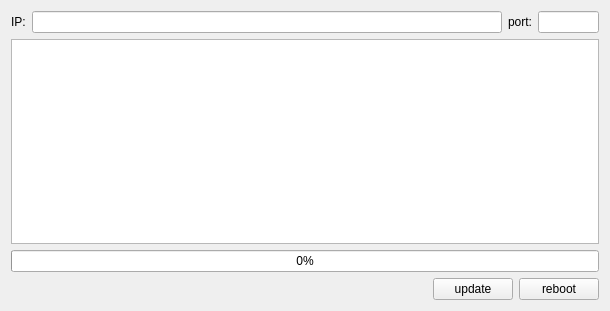
<?xml version="1.0" encoding="UTF-8"?>
<ui version="4.0">
 <class>UpdateInfoView</class>
 <widget class="QMainWindow" name="UpdateInfoView">
  <property name="geometry">
   <rect>
    <x>0</x>
    <y>0</y>
    <width>610</width>
    <height>311</height>
   </rect>
  </property>
  <property name="windowTitle">
   <string>UpdateInfoView</string>
  </property>
  <widget class="QWidget" name="centralWidget">
   <layout class="QVBoxLayout" name="verticalLayout">
    <item>
     <layout class="QHBoxLayout" name="horizontalLayout_2">
      <item>
       <widget class="QLabel" name="label">
        <property name="maximumSize">
         <size>
          <width>16777215</width>
          <height>17</height>
         </size>
        </property>
        <property name="text">
         <string>IP:</string>
        </property>
       </widget>
      </item>
      <item>
       <widget class="QLineEdit" name="lineEdit_ip">
        <property name="minimumSize">
         <size>
          <width>301</width>
          <height>0</height>
         </size>
        </property>
        <property name="maximumSize">
         <size>
          <width>16777215</width>
          <height>27</height>
         </size>
        </property>
       </widget>
      </item>
      <item>
       <widget class="QLabel" name="label_2">
        <property name="maximumSize">
         <size>
          <width>16777215</width>
          <height>17</height>
         </size>
        </property>
        <property name="text">
         <string>port:</string>
        </property>
       </widget>
      </item>
      <item>
       <widget class="QLineEdit" name="lineEdit_port">
        <property name="maximumSize">
         <size>
          <width>61</width>
          <height>27</height>
         </size>
        </property>
       </widget>
      </item>
     </layout>
    </item>
    <item>
     <widget class="QPlainTextEdit" name="plainTextEdit">
      <property name="textInteractionFlags">
       <set>Qt::NoTextInteraction</set>
      </property>
     </widget>
    </item>
    <item>
     <widget class="QProgressBar" name="progressBar">
      <property name="value">
       <number>0</number>
      </property>
     </widget>
    </item>
    <item>
     <layout class="QHBoxLayout" name="horizontalLayout">
      <item>
       <spacer name="horizontalSpacer">
        <property name="orientation">
         <enum>Qt::Horizontal</enum>
        </property>
        <property name="sizeHint" stdset="0">
         <size>
          <width>408</width>
          <height>20</height>
         </size>
        </property>
       </spacer>
      </item>
      <item>
       <widget class="QPushButton" name="pushButton_update">
        <property name="text">
         <string>update</string>
        </property>
       </widget>
      </item>
      <item>
       <widget class="QPushButton" name="pushButton_reboot">
        <property name="text">
         <string>reboot</string>
        </property>
       </widget>
      </item>
     </layout>
    </item>
   </layout>
  </widget>
 </widget>
 <layoutdefault spacing="6" margin="11"/>
 <resources/>
 <connections/>
</ui>
